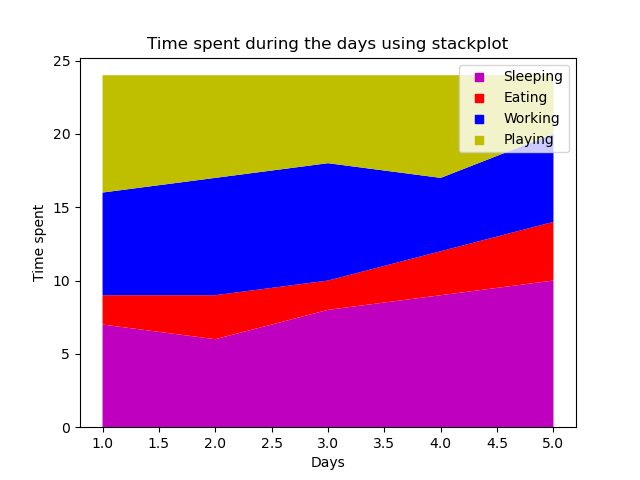

Generate this figure with Python:
import matplotlib.pyplot as plt

days = [1,2,3,4,5]

sleeping = [7,6,8,9,10]
eating = [2,3,2,3,4]
working = [7,8,8,5,6]
playing = [8,7,6,7,4]

'''

x,y denotes the data
y will be the list of datas which is to be stacked
label gives the label to the plot
marker denotes the symbol how the scatter plot is to be denoted
s denotes the square of shape
colors will also be in the type of list similar to the list of y

'''

plt.scatter([],[],color = 'm' , label = 'Sleeping' , marker = 's')
plt.scatter([],[],color = 'r' , label = 'Eating' , marker = 's')
plt.scatter([],[],color = 'b' , label = 'Working' , marker = 's')
plt.scatter([],[],color = 'y' , label = 'Playing' , marker = 's')

plt.stackplot(days,sleeping,eating,working,playing,colors = ['m','r','b','y'])

plt.xlabel('Days')
plt.ylabel('Time spent') 

plt.title('Time spent during the days using stackplot') 

plt.legend()
plt.show()
